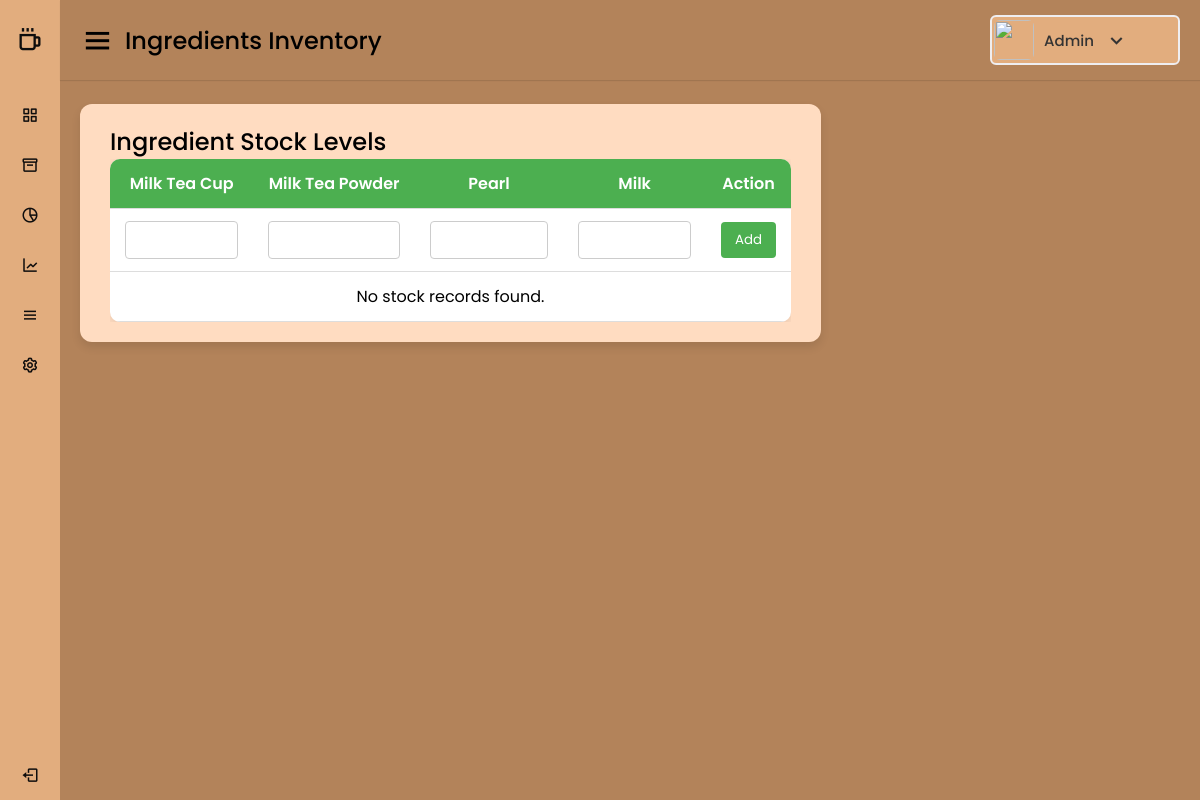
/ingredients_inventory.php, run on an earlier commit of the app's database.
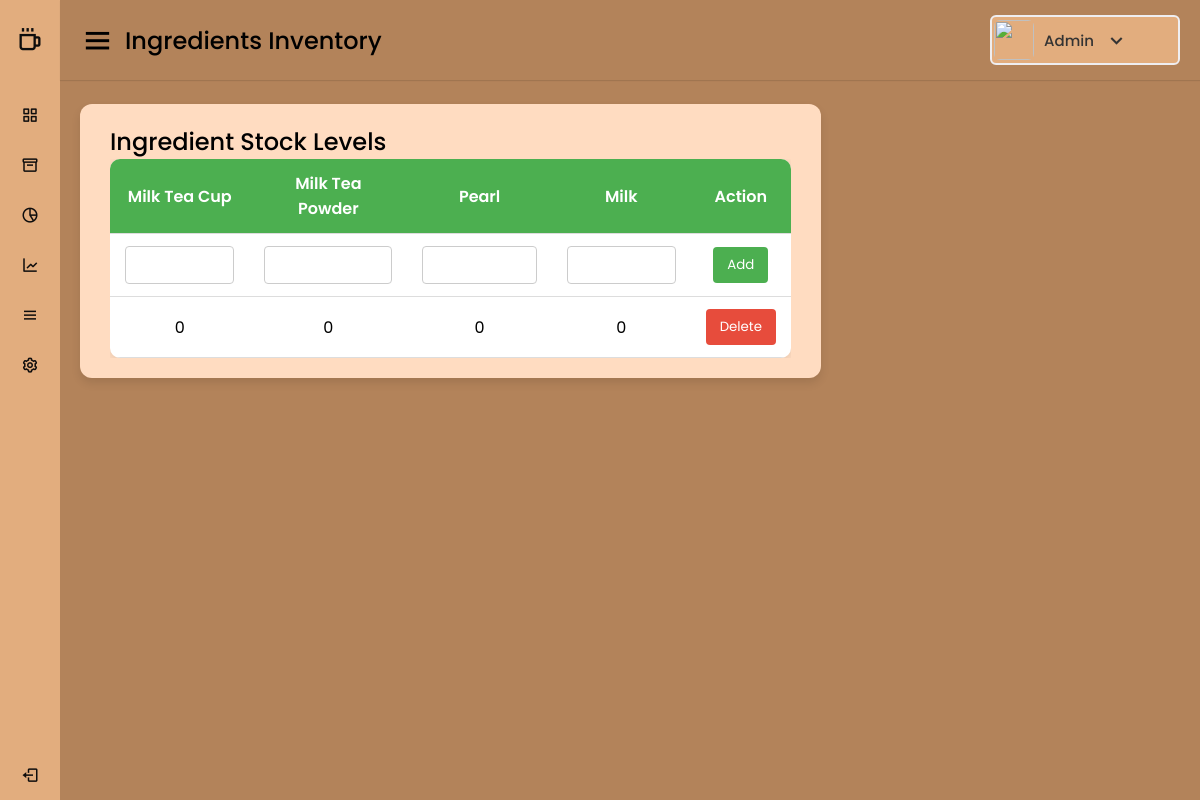
And on a later commit of the database.
### tables this page shows
CREATE TABLE `ingredients_stock` (
  `id` int(11) NOT NULL,
  `milk_tea_cup` int(11) DEFAULT 0,
  `powder` int(11) DEFAULT 0,
  `milk_tea_powder` int(11) DEFAULT 0,
  `pearl` int(11) DEFAULT 0,
  `milk` int(11) DEFAULT 0,
  `created_at` timestamp NOT NULL DEFAULT current_timestamp(),
  `product_name` varchar(255) DEFAULT NULL
);

### ingredients_inventory.php (the view, shortened to what this page needs)
<?php
include 'config.php';
?>
<!DOCTYPE html>
<html lang="en">
<head>
    <link rel="stylesheet" href="style.css" />
    <link href="https://unpkg.com/boxicons@2.0.7/css/boxicons.min.css" rel="stylesheet" />
</head>
<body>
<div class="sidebar">
    <div class="logo-details">
        <i class="bx bx-coffee"></i>
        <span class="logo_name">MILKTEA NEXUS</span>
    </div>
    <ul class="nav-links">
        <li><a href="admin_dashboard.php"><i class="bx bx-grid-alt"></i><span class="links_name">Dashboard</span></a></li>
        <li><a href="product.php"><i class="bx bx-box"></i><span class="links_name">Product</span></a></li>
        <li><a href="ingredients_inventory.php" class="active"><i class="bx bx-pie-chart-alt-2"></i><span class="links_name">Ingredients Inventory</span></a></li>
        <li><a href="financial_reports.php"><i class="bx bx-line-chart"></i><span class="links_name">Financial Reports</span></a></li>
        <li><a href="menu.php"><i class="bx bx-menu"></i><span class="links_name">Menu</span></a></li>
        <li><a href="settings.php"><i class="bx bx-cog"></i><span class="links_name">Settings</span></a></li>
        <li class="log_out"><a href="index.php"><i class="bx bx-log-out"></i><span class="links_name">Log out</span></a></li>
    </ul>
</div>
<section class="home-section">
    <nav>
        <div class="sidebar-button">
            <i class="bx bx-menu sidebarBtn"></i>
            <span class="dashboard">Ingredients Inventory</span>
        </div>
        <div class="profile-details">
            <img src="images/profile.jpg" alt="" />
            <span class="admin_name">Admin</span>
            <i class="bx bx-chevron-down"></i>
        </div>
    </nav>
    <div class="home-content">
        <div class="sales-boxes">
            <div class="recent-sales box">
                <div class="title">Ingredient Stock Levels</div>
                <div class="table-responsive">
                    <table>
                        <thead>
                            <tr>
                                <th>Milk Tea Cup</th>
                                <th>Milk Tea Powder</th>
                                <th>Pearl</th>
                                <th>Milk</th>
                                <th>Action</th>
                            </tr>
                        </thead>
                        <tbody>
                            <tr>
                                <form action="add_ingredient_stock.php" method="POST">
                                    <td><input type="number" name="milk_tea_cup" min="0" required></td>
                                    <td><input type="number" name="milk_tea_powder" min="0" required></td>
                                    <td><input type="number" name="pearl" min="0" required></td>
                                    <td><input type="number" name="milk" min="0" required></td>
                                    <td><button type="submit">Add</button></td>
                                </form>
                            </tr>
                            <?php
                            $sql = "SELECT * FROM ingredients_stock ORDER BY id DESC";
                            $result = mysqli_query($conn, $sql);
                            if ($result && mysqli_num_rows($result) > 0) {
                                while ($row = mysqli_fetch_assoc($result)) {
                                    echo "<tr>
                                        <td>" . intval($row['milk_tea_cup']) . "</td>
                                        <td>" . intval($row['milk_tea_powder']) . "</td>
                                        <td>" . intval($row['pearl']) . "</td>
                                        <td>" . intval($row['milk']) . "</td>
                                        <td>
                                            <form method='POST' action='delete_ingredient_stock.php' onsubmit='return confirm(\"Are you sure you want to delete this record?\");'>
                                                <input type='hidden' name='id' value='" . $row['id'] . "'>
                                                <button type='submit' class='delete-btn'>Delete</button>
                                            </form>
                                        </td>
                                    </tr>";
                                }
                            } else {
                                echo "<tr><td colspan='6'>No stock records found.</td></tr>";
                            }
                            ?>
                        </tbody>
                    </table>
                </div>
            </div>
        </div>
    </div>
</section>
</body>
</html>

### style.css (style rules this page uses)
* { margin: 0; padding: 0; box-sizing: border-box; font-family: 'Poppins', sans-serif; }
.sidebar { position: fixed; height: 100%; width: 240px; background: #E2AD7E; transition: all 0.5s ease; }
.sidebar .logo-details { height: 80px; display: flex; align-items: center; }
.sidebar .logo-details i { font-size: 28px; font-weight: 500; color: #0E0D0D; min-width: 60px; text-align: center }
.sidebar .logo-details .logo_name { color: #0E0D0D; font-size: 24px; font-weight: 500; }
.sidebar .nav-links { margin-top: 10px; }
.sidebar .nav-links li { position: relative; list-style: none; height: 50px; }
.sidebar .nav-links li a { height: 100%; width: 100%; display: flex; align-items: center; text-decoration: none; transition: all 0.4s ease; }
.sidebar .nav-links li a.active { background: #E2AD7E; }
.sidebar .nav-links li i { min-width: 60px; text-align: center; font-size: 18px; color: #0E0D0D; }
.sidebar .nav-links li a .links_name { color: #0E0D0D; font-size: 15px; font-weight: 400; white-space: nowrap; }
.sidebar .nav-links .log_out { position: absolute; bottom: 0; width: 100%; }
.home-section { position: relative; background: #B3835A; min-height: 100vh; width: calc(100% - 240px); left: 240px; transition: all 0.5s ease; }
.home-section nav { display: flex; justify-content: space-between; height: 80px; background: #B3835A; display: flex; align-items: center; position: fixed; width: calc(100% - 240px); left: 240px; z-index: 100; padding: 0 20px; box-shadow: 0 1px 1px rgba(0, 0, 0, 0.1); transition: all 0.5s ease; }
.home-section nav .sidebar-button { display: flex; align-items: center; font-size: 24px; font-weight: 500; }
nav .sidebar-button i { font-size: 35px; margin-right: 10px; }
.home-section nav .profile-details { display: flex; align-items: center; background: #E2AD7E; border: 2px solid #EFEEF1; border-radius: 6px; height: 50px; min-width: 190px; padding: 0 15px 0 2px; }
nav .profile-details img { height: 40px; width: 40px; border-radius: 6px; object-fit: cover; }
nav .profile-details .admin_name { font-size: 15px; font-weight: 500; color: #333; margin: 0 10px; white-space: nowrap; }
nav .profile-details i { font-size: 25px; color: #333; }
.home-section .home-content { position: relative; padding-top: 104px; }
.home-content .sales-boxes { display: flex; justify-content: space-between; }
.home-content .sales-boxes .recent-sales { width: 65%; background: #FFDCC1; padding: 20px 30px; margin: 0 20px; border-radius: 12px; box-shadow: 0 5px 10px rgba(0, 0, 0, 0.1); }
.sales-boxes .box .title { font-size: 24px; font-weight: 500; }
@media (max-width: 1240px) { .sidebar { width: 60px; } }
@media (max-width: 1240px) { .home-section { width: calc(100% - 60px); left: 60px; } }
@media (max-width: 1240px) { .home-section nav { width: calc(100% - 60px); left: 60px; } }

### ingredients_inventory.php (style rules this page uses)
.table-responsive { overflow-x: auto; }
table { width: 100%; border-collapse: collapse; background-color: #fff; border-radius: 10px; overflow: hidden; box-shadow: 0 2px 8px rgba(0,0,0,0.1); }
th, td { padding: 12px 15px; text-align: center; border-bottom: 1px solid #ddd; }
th { background-color: #4CAF50; color: white; font-weight: 600; }
input[type=number] { width: 100%; padding: 8px; box-sizing: border-box; border: 1px solid #ccc; border-radius: 4px; }
button { padding: 8px 14px; background-color: #4CAF50; border: none; color: white; border-radius: 4px; cursor: pointer; transition: background-color 0.3s ease; }
.delete-btn { background-color: #e74c3c; }

What changed in the data, as far as the page shows it:
added ingredients_stock: milk_tea_cup "0", milk_tea_powder "0", pearl "0", milk "0"
Also different on the page:
text no longer shown: "No stock records found."
